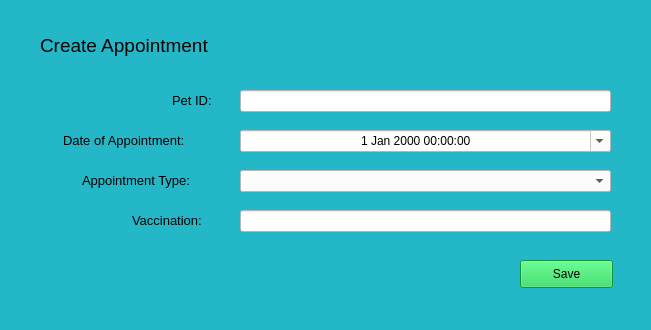
<?xml version="1.0" encoding="UTF-8"?>
<ui version="4.0">
 <class>addTreatmentWindow</class>
 <widget class="QMainWindow" name="addTreatmentWindow">
  <property name="geometry">
   <rect>
    <x>0</x>
    <y>0</y>
    <width>651</width>
    <height>330</height>
   </rect>
  </property>
  <property name="minimumSize">
   <size>
    <width>651</width>
    <height>330</height>
   </size>
  </property>
  <property name="maximumSize">
   <size>
    <width>651</width>
    <height>330</height>
   </size>
  </property>
  <property name="windowTitle">
   <string>e-Pet - Create Appointment</string>
  </property>
  <property name="styleSheet">
   <string notr="true">background: #23B7C8;</string>
  </property>
  <widget class="QWidget" name="centralwidget">
   <widget class="QLabel" name="label">
    <property name="geometry">
     <rect>
      <x>40</x>
      <y>30</y>
      <width>221</width>
      <height>31</height>
     </rect>
    </property>
    <property name="font">
     <font>
      <pointsize>14</pointsize>
     </font>
    </property>
    <property name="text">
     <string>Create Appointment</string>
    </property>
   </widget>
   <widget class="QLabel" name="label_2">
    <property name="geometry">
     <rect>
      <x>172</x>
      <y>90</y>
      <width>61</width>
      <height>20</height>
     </rect>
    </property>
    <property name="font">
     <font>
      <pointsize>10</pointsize>
     </font>
    </property>
    <property name="text">
     <string>Pet ID:</string>
    </property>
   </widget>
   <widget class="QLabel" name="label_3">
    <property name="geometry">
     <rect>
      <x>63</x>
      <y>130</y>
      <width>161</width>
      <height>20</height>
     </rect>
    </property>
    <property name="font">
     <font>
      <pointsize>10</pointsize>
     </font>
    </property>
    <property name="text">
     <string>Date of Appointment:</string>
    </property>
   </widget>
   <widget class="QLineEdit" name="petIDField">
    <property name="geometry">
     <rect>
      <x>240</x>
      <y>90</y>
      <width>371</width>
      <height>22</height>
     </rect>
    </property>
    <property name="styleSheet">
     <string notr="true">background: white;</string>
    </property>
   </widget>
   <widget class="QDateTimeEdit" name="dateOfAppointmentField">
    <property name="geometry">
     <rect>
      <x>240</x>
      <y>130</y>
      <width>371</width>
      <height>22</height>
     </rect>
    </property>
    <property name="styleSheet">
     <string notr="true">background: white;</string>
    </property>
    <property name="alignment">
     <set>Qt::AlignCenter</set>
    </property>
    <property name="calendarPopup">
     <bool>true</bool>
    </property>
   </widget>
   <widget class="QPushButton" name="saveAppointmentButton">
    <property name="geometry">
     <rect>
      <x>520</x>
      <y>260</y>
      <width>93</width>
      <height>28</height>
     </rect>
    </property>
    <property name="styleSheet">
     <string notr="true">background: #1CD050;</string>
    </property>
    <property name="text">
     <string>Save</string>
    </property>
   </widget>
   <widget class="QLabel" name="label_4">
    <property name="geometry">
     <rect>
      <x>82</x>
      <y>170</y>
      <width>141</width>
      <height>21</height>
     </rect>
    </property>
    <property name="font">
     <font>
      <pointsize>10</pointsize>
     </font>
    </property>
    <property name="text">
     <string>Appointment Type:</string>
    </property>
   </widget>
   <widget class="QComboBox" name="appointmentTypeField">
    <property name="geometry">
     <rect>
      <x>240</x>
      <y>170</y>
      <width>371</width>
      <height>22</height>
     </rect>
    </property>
    <property name="styleSheet">
     <string notr="true">background: white;</string>
    </property>
    <item>
     <property name="text">
      <string/>
     </property>
    </item>
    <item>
     <property name="text">
      <string>Checkup</string>
     </property>
    </item>
    <item>
     <property name="text">
      <string>Surgery</string>
     </property>
    </item>
    <item>
     <property name="text">
      <string>Vaccination</string>
     </property>
    </item>
    <item>
     <property name="text">
      <string>Other</string>
     </property>
    </item>
   </widget>
   <widget class="QLabel" name="label_5">
    <property name="geometry">
     <rect>
      <x>132</x>
      <y>210</y>
      <width>91</width>
      <height>21</height>
     </rect>
    </property>
    <property name="font">
     <font>
      <pointsize>10</pointsize>
     </font>
    </property>
    <property name="text">
     <string>Vaccination:</string>
    </property>
   </widget>
   <widget class="QLineEdit" name="vaccinationField">
    <property name="enabled">
     <bool>false</bool>
    </property>
    <property name="geometry">
     <rect>
      <x>240</x>
      <y>210</y>
      <width>371</width>
      <height>22</height>
     </rect>
    </property>
    <property name="styleSheet">
     <string notr="true">background: white;</string>
    </property>
    <property name="placeholderText">
     <string/>
    </property>
   </widget>
  </widget>
 </widget>
 <resources/>
 <connections/>
</ui>
